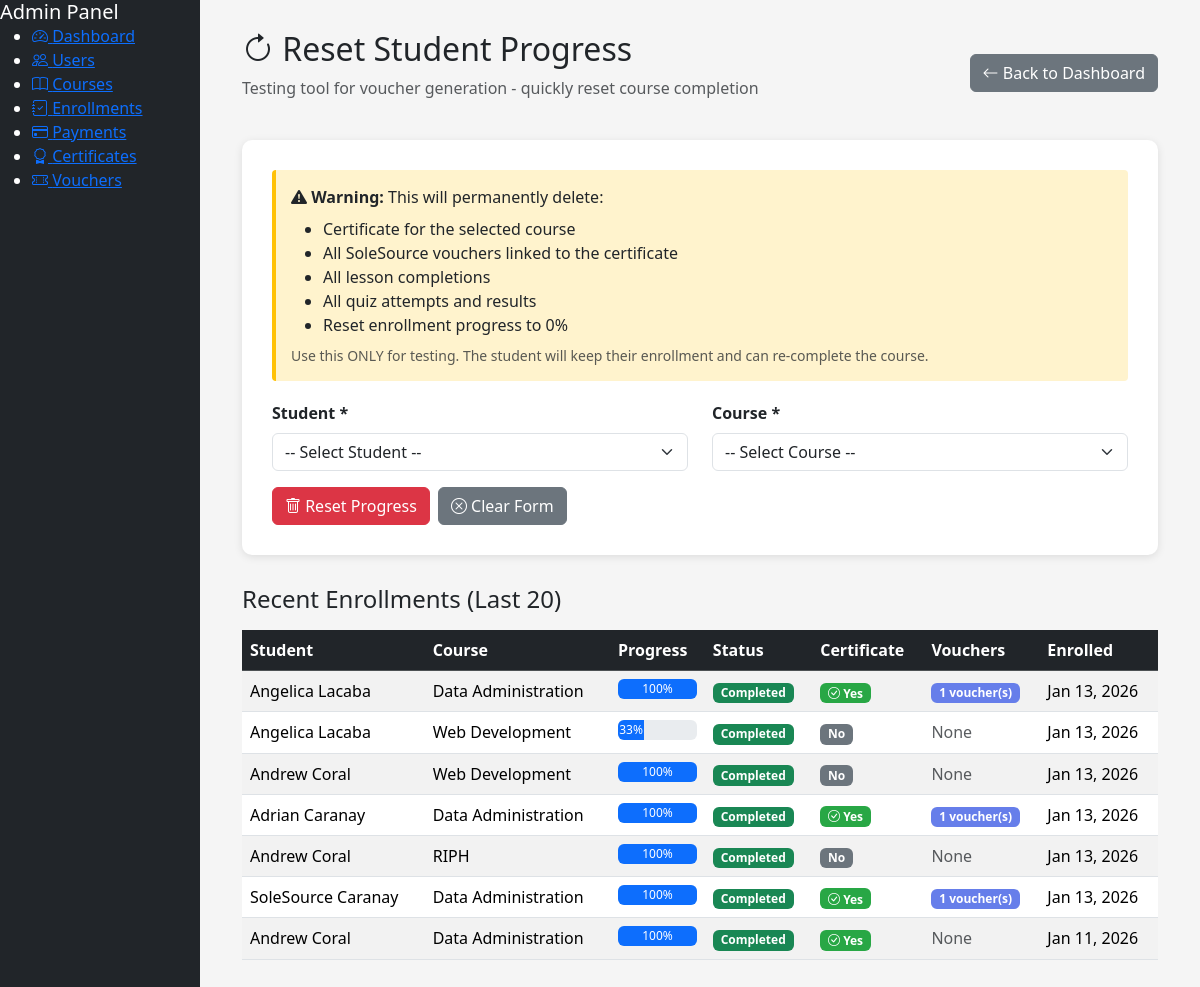
Page /admin/reset_student_test.php (signed in) on the earlier database version.
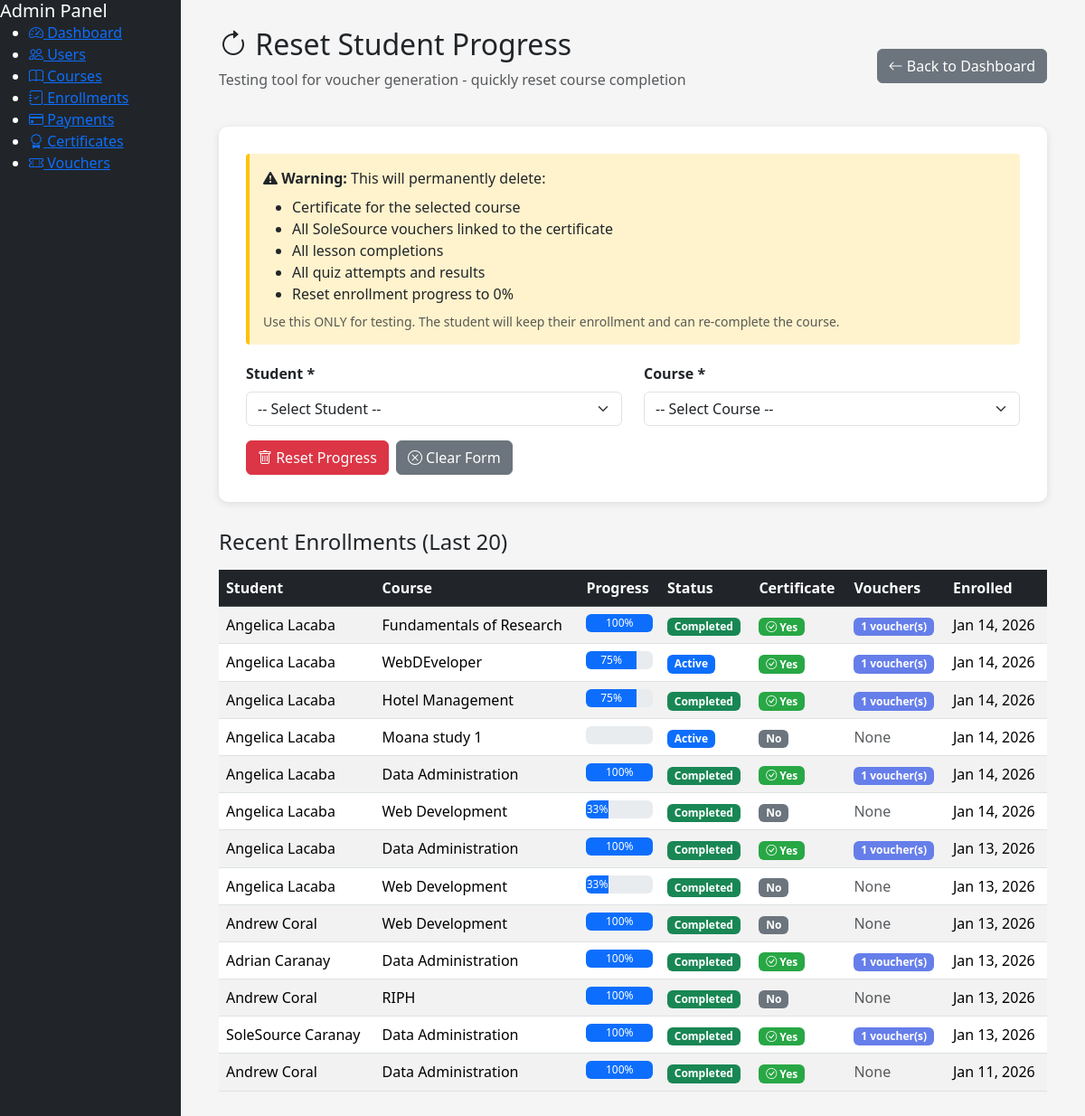
Same page on the later database version.
### tables this page shows
CREATE TABLE `enrollments` (
  `enrollmentID` int(11) NOT NULL,
  `userID` int(11) NOT NULL,
  `courseID` int(11) NOT NULL,
  `paymentID` int(11) DEFAULT NULL,
  `progressPercentage` decimal(5,2) DEFAULT 0.00,
  `enrolledAt` timestamp NOT NULL DEFAULT current_timestamp(),
  `completedAt` timestamp NULL DEFAULT NULL,
  `status` enum('active','completed','dropped','pending') DEFAULT 'active'
);

CREATE TABLE `users` (
  `userID` int(11) NOT NULL,
  `email` varchar(255) NOT NULL,
  `passwordHash` varchar(255) NOT NULL,
  `firstName` varchar(100) NOT NULL,
  `lastName` varchar(100) NOT NULL,
  `middleInitial` varchar(5) NOT NULL,
  `phone` varchar(20) DEFAULT NULL,
  `avatar` varchar(255) DEFAULT NULL,
  `phoneVerified` tinyint(1) DEFAULT 0,
  `emailVerified` tinyint(1) DEFAULT 0,
  `role` enum('student','instructor','admin') DEFAULT 'student',
  `status` enum('active','inactive','suspended') DEFAULT 'active',
  `createdAt` timestamp NOT NULL DEFAULT current_timestamp(),
  `studentNumber` varchar(50) DEFAULT NULL,
  `teacherNumber` varchar(50) DEFAULT NULL
);

CREATE TABLE `courses` (
  `courseID` int(11) NOT NULL,
  `teacherID` int(11) NOT NULL,
  `title` varchar(255) NOT NULL,
  `description` text DEFAULT NULL,
  `price` decimal(10,2) DEFAULT 0.00,
  `category` varchar(100) DEFAULT NULL,
  `status` enum('draft','published','archived') DEFAULT 'draft',
  `passingScore` int(11) DEFAULT 70,
  `createdAt` timestamp NOT NULL DEFAULT current_timestamp()
);

### admin/reset_student_test.php (the view, shortened to what the changed rows need)
<?php
require_once '../database/db_connect.php';
$enrollments = $conn->query("
    SELECT
        e.*,
        u.firstName,
        u.lastName,
        c.title as courseTitle,
        (SELECT COUNT(*) FROM certificates WHERE userID = e.userID AND courseID = e.courseID) as hasCertificate,
        (SELECT COUNT(*) FROM vouchers v
         JOIN certificates cert ON v.certificateID = cert.certificateID
         WHERE cert.userID = e.userID AND cert.courseID = e.courseID) as voucherCount
    FROM enrollments e
    JOIN users u ON e.userID = u.userID
    JOIN courses c ON e.courseID = c.courseID
    WHERE u.role = 'student'
    ORDER BY e.enrolledAt DESC
    LIMIT 20
")->fetchAll();
?>
<!DOCTYPE html>
<html lang="en">
<head>
    <link href="https://cdn.jsdelivr.net/npm/bootstrap@5.3.3/dist/css/bootstrap.min.css" rel="stylesheet">
    <link rel="stylesheet" href="https://cdn.jsdelivr.net/npm/bootstrap-icons@1.11.1/font/bootstrap-icons.css">
</head>
<body>
    <div class="container-fluid">
        <div class="row">
            <div class="col-md-10">
                <div class="main-content">
                    <div class="d-flex justify-content-between align-items-center mb-4">
                        <div>
                            <h2><i class="bi bi-arrow-clockwise"></i> Reset Student Progress</h2>
                        </div>
                    </div>
                    <div class="enrollment-table">
                        <div class="table-responsive">
                            <table class="table table-striped table-hover">
                                <thead class="table-dark">
                                    <tr>
                                        <th>Student</th>
                                        <th>Course</th>
                                        <th>Progress</th>
                                        <th>Status</th>
                                        <th>Certificate</th>
                                        <th>Vouchers</th>
                                        <th>Enrolled</th>
                                    </tr>
                                </thead>
                                <tbody>
                                    <?php if (empty($enrollments)): ?>
                                        <tr>
                                            <td colspan="7" class="text-center text-muted">No enrollments found</td>
                                        </tr>
                                    <?php else: ?>
                                        <?php foreach ($enrollments as $enroll): ?>
                                            <tr>
                                                <td><?php echo htmlspecialchars($enroll['firstName'] . ' ' . $enroll['lastName']); ?></td>
                                                <td><?php echo htmlspecialchars($enroll['courseTitle']); ?></td>
                                                <td>
                                                    <div class="progress" style="height: 20px;">
                                                        <div class="progress-bar" role="progressbar"
                                                             style="width: <?php echo $enroll['progressPercentage']; ?>%"
                                                             aria-valuenow="<?php echo $enroll['progressPercentage']; ?>"
                                                             aria-valuemin="0" aria-valuemax="100">
                                                            <?php echo round($enroll['progressPercentage']); ?>%
                                                        </div>
                                                    </div>
                                                </td>
                                                <td>
                                                    <span class="badge bg-<?php echo $enroll['status'] === 'completed' ? 'success' : 'primary'; ?>">
                                                        <?php echo ucfirst($enroll['status']); ?>
                                                    </span>
                                                </td>
                                                <td>
                                                    <?php if ($enroll['hasCertificate']): ?>
                                                        <span class="badge badge-cert"><i class="bi bi-check-circle"></i> Yes</span>
                                                    <?php else: ?>
                                                        <span class="badge bg-secondary">No</span>
                                                    <?php endif; ?>
                                                </td>
                                                <td>
                                                    <?php if ($enroll['voucherCount'] > 0): ?>
                                                        <span class="badge badge-voucher"><?php echo $enroll['voucherCount']; ?> voucher(s)</span>
                                                    <?php else: ?>
                                                        <span class="text-muted">None</span>
                                                    <?php endif; ?>
                                                </td>
                                                <td><?php echo date('M d, Y', strtotime($enroll['enrolledAt'])); ?></td>
                                            </tr>
                                        <?php endforeach; ?>
                                    <?php endif; ?>
                                </tbody>
                            </table>
                        </div>
                    </div>
                </div>
            </div>
        </div>
    </div>
</body>
</html>

Differences in the rows shown:
added enrollments: userID.lastName "Angelica Lacaba", courseID.title "Fundamentals of Research", progressPercentage "100", status "Completed", shows "Yes", voucherCount "1", enrolledAt "Jan 14, 2026"
added enrollments: userID.lastName "Angelica Lacaba", courseID.title "WebDEveloper", progressPercentage "75", status "Active", shows "Yes", voucherCount "1", enrolledAt "Jan 14, 2026"
added enrollments: userID.lastName "Angelica Lacaba", courseID.title "Hotel Management", progressPercentage "75", status "Completed", shows "Yes", voucherCount "1", enrolledAt "Jan 14, 2026"
added enrollments: userID.lastName "Angelica Lacaba", courseID.title "Moana study 1", status "Active", shows "No", shows "None", enrolledAt "Jan 14, 2026"
added enrollments: userID.lastName "Angelica Lacaba", courseID.title "Data Administration", progressPercentage "100", status "Completed", shows "Yes", voucherCount "1", enrolledAt "Jan 14, 2026"
added enrollments: userID.lastName "Angelica Lacaba", courseID.title "Web Development", progressPercentage "33", status "Completed", shows "No", shows "None", enrolledAt "Jan 14, 2026"
